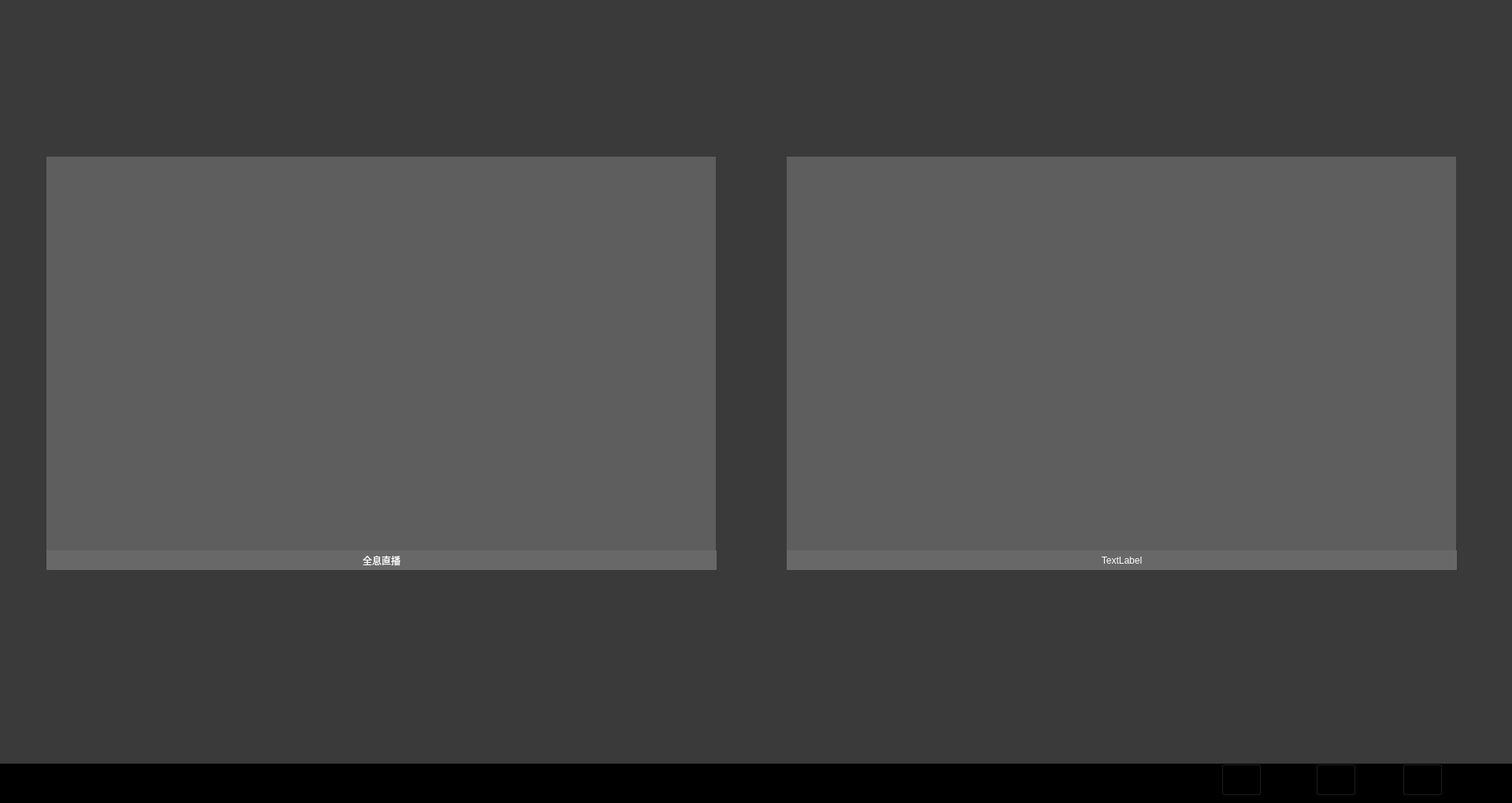
<?xml version="1.0" encoding="UTF-8"?>
<ui version="4.0">
 <class>MainWindow</class>
 <widget class="QMainWindow" name="MainWindow">
  <property name="geometry">
   <rect>
    <x>0</x>
    <y>0</y>
    <width>1920</width>
    <height>1020</height>
   </rect>
  </property>
  <property name="sizePolicy">
   <sizepolicy hsizetype="Fixed" vsizetype="Fixed">
    <horstretch>0</horstretch>
    <verstretch>0</verstretch>
   </sizepolicy>
  </property>
  <property name="windowTitle">
   <string>MainWindow</string>
  </property>
  <property name="styleSheet">
   <string notr="true">background-color: rgb(0, 0, 0);</string>
  </property>
  <widget class="QWidget" name="centralwidget">
   <property name="sizePolicy">
    <sizepolicy hsizetype="Fixed" vsizetype="Fixed">
     <horstretch>0</horstretch>
     <verstretch>0</verstretch>
    </sizepolicy>
   </property>
   <property name="styleSheet">
    <string notr="true">background-color: rgb(0, 0, 0);</string>
   </property>
   <widget class="QStackedWidget" name="stackedWidget">
    <property name="geometry">
     <rect>
      <x>0</x>
      <y>0</y>
      <width>1920</width>
      <height>970</height>
     </rect>
    </property>
    <property name="sizePolicy">
     <sizepolicy hsizetype="Fixed" vsizetype="Fixed">
      <horstretch>0</horstretch>
      <verstretch>0</verstretch>
     </sizepolicy>
    </property>
    <property name="styleSheet">
     <string notr="true">background-color: rgb(58, 58, 58);</string>
    </property>
    <property name="currentIndex">
     <number>2</number>
    </property>
    <widget class="QWidget" name="page">
     <property name="sizePolicy">
      <sizepolicy hsizetype="Fixed" vsizetype="Fixed">
       <horstretch>0</horstretch>
       <verstretch>0</verstretch>
      </sizepolicy>
     </property>
     <widget class="QWidget" name="widget_4" native="true">
      <property name="enabled">
       <bool>true</bool>
      </property>
      <property name="geometry">
       <rect>
        <x>0</x>
        <y>0</y>
        <width>1920</width>
        <height>970</height>
       </rect>
      </property>
      <property name="sizePolicy">
       <sizepolicy hsizetype="Fixed" vsizetype="Fixed">
        <horstretch>0</horstretch>
        <verstretch>0</verstretch>
       </sizepolicy>
      </property>
      <property name="styleSheet">
       <string notr="true">background-color: rgb(58, 58, 58);</string>
      </property>
      <widget class="MyLabel" name="label_Six1">
       <property name="geometry">
        <rect>
         <x>10</x>
         <y>10</y>
         <width>627</width>
         <height>440</height>
        </rect>
       </property>
       <property name="styleSheet">
        <string notr="true">background-color: rgb(94, 94, 94);</string>
       </property>
       <property name="text">
        <string/>
       </property>
      </widget>
      <widget class="QLabel" name="label_SixTittle1">
       <property name="geometry">
        <rect>
         <x>10</x>
         <y>450</y>
         <width>627</width>
         <height>30</height>
        </rect>
       </property>
       <property name="styleSheet">
        <string notr="true">QLabel{background-color: rgb(104, 104, 104);
color: rgb(255, 255, 255);
font: 14pt &quot;微软雅黑&quot;;
}</string>
       </property>
       <property name="text">
        <string>马丹1</string>
       </property>
       <property name="alignment">
        <set>Qt::AlignCenter</set>
       </property>
      </widget>
      <widget class="MyLabel" name="label_Six2">
       <property name="geometry">
        <rect>
         <x>647</x>
         <y>10</y>
         <width>627</width>
         <height>440</height>
        </rect>
       </property>
       <property name="styleSheet">
        <string notr="true">background-color: rgb(94, 94, 94);</string>
       </property>
       <property name="text">
        <string/>
       </property>
      </widget>
      <widget class="QLabel" name="label_SixTittle2">
       <property name="geometry">
        <rect>
         <x>647</x>
         <y>450</y>
         <width>627</width>
         <height>30</height>
        </rect>
       </property>
       <property name="styleSheet">
        <string notr="true">QLabel{background-color: rgb(104, 104, 104);
color: rgb(255, 255, 255);
font: 14pt &quot;微软雅黑&quot;;
}</string>
       </property>
       <property name="text">
        <string>三沙1</string>
       </property>
       <property name="alignment">
        <set>Qt::AlignCenter</set>
       </property>
      </widget>
      <widget class="MyLabel" name="label_Six3">
       <property name="geometry">
        <rect>
         <x>1284</x>
         <y>10</y>
         <width>627</width>
         <height>440</height>
        </rect>
       </property>
       <property name="styleSheet">
        <string notr="true">background-color: rgb(94, 94, 94);</string>
       </property>
       <property name="text">
        <string/>
       </property>
      </widget>
      <widget class="QLabel" name="label_SixTittle3">
       <property name="geometry">
        <rect>
         <x>1284</x>
         <y>450</y>
         <width>627</width>
         <height>30</height>
        </rect>
       </property>
       <property name="styleSheet">
        <string notr="true">QLabel{background-color: rgb(104, 104, 104);
color: rgb(255, 255, 255);
font: 14pt &quot;微软雅黑&quot;;
}</string>
       </property>
       <property name="text">
        <string>九小1</string>
       </property>
       <property name="alignment">
        <set>Qt::AlignCenter</set>
       </property>
      </widget>
      <widget class="MyLabel" name="label_Six4">
       <property name="geometry">
        <rect>
         <x>10</x>
         <y>490</y>
         <width>627</width>
         <height>440</height>
        </rect>
       </property>
       <property name="styleSheet">
        <string notr="true">background-color: rgb(94, 94, 94);</string>
       </property>
       <property name="text">
        <string/>
       </property>
      </widget>
      <widget class="QLabel" name="label_SixTittle6">
       <property name="geometry">
        <rect>
         <x>1284</x>
         <y>930</y>
         <width>627</width>
         <height>30</height>
        </rect>
       </property>
       <property name="styleSheet">
        <string notr="true">QLabel{background-color: rgb(104, 104, 104);
color: rgb(255, 255, 255);
font: 14pt &quot;微软雅黑&quot;;
}</string>
       </property>
       <property name="text">
        <string>九小2</string>
       </property>
       <property name="alignment">
        <set>Qt::AlignCenter</set>
       </property>
      </widget>
      <widget class="MyLabel" name="label_Six5">
       <property name="geometry">
        <rect>
         <x>647</x>
         <y>490</y>
         <width>627</width>
         <height>440</height>
        </rect>
       </property>
       <property name="styleSheet">
        <string notr="true">background-color: rgb(94, 94, 94);</string>
       </property>
       <property name="text">
        <string/>
       </property>
      </widget>
      <widget class="QLabel" name="label_SixTittle4">
       <property name="geometry">
        <rect>
         <x>10</x>
         <y>930</y>
         <width>627</width>
         <height>30</height>
        </rect>
       </property>
       <property name="styleSheet">
        <string notr="true">QLabel{background-color: rgb(104, 104, 104);
color: rgb(255, 255, 255);
font: 14pt &quot;微软雅黑&quot;;
}</string>
       </property>
       <property name="text">
        <string>马丹2</string>
       </property>
       <property name="alignment">
        <set>Qt::AlignCenter</set>
       </property>
      </widget>
      <widget class="MyLabel" name="label_Six6">
       <property name="geometry">
        <rect>
         <x>1284</x>
         <y>490</y>
         <width>627</width>
         <height>440</height>
        </rect>
       </property>
       <property name="styleSheet">
        <string notr="true">background-color: rgb(94, 94, 94);</string>
       </property>
       <property name="text">
        <string/>
       </property>
      </widget>
      <widget class="QLabel" name="label_SixTittle5">
       <property name="geometry">
        <rect>
         <x>647</x>
         <y>930</y>
         <width>627</width>
         <height>30</height>
        </rect>
       </property>
       <property name="styleSheet">
        <string notr="true">QLabel{background-color: rgb(104, 104, 104);
color: rgb(255, 255, 255);
font: 14pt &quot;微软雅黑&quot;;
}</string>
       </property>
       <property name="text">
        <string>三沙2</string>
       </property>
       <property name="alignment">
        <set>Qt::AlignCenter</set>
       </property>
      </widget>
      <zorder>label_SixTittle3</zorder>
      <zorder>label_SixTittle6</zorder>
      <zorder>label_SixTittle5</zorder>
      <zorder>label_SixTittle4</zorder>
      <zorder>label_SixTittle1</zorder>
      <zorder>label_SixTittle2</zorder>
      <zorder>label_Six3</zorder>
      <zorder>label_Six6</zorder>
      <zorder>label_Six5</zorder>
      <zorder>label_Six2</zorder>
      <zorder>label_Six1</zorder>
      <zorder>label_Six4</zorder>
     </widget>
    </widget>
    <widget class="QWidget" name="page_2">
     <property name="sizePolicy">
      <sizepolicy hsizetype="Fixed" vsizetype="Fixed">
       <horstretch>0</horstretch>
       <verstretch>0</verstretch>
      </sizepolicy>
     </property>
     <layout class="QVBoxLayout" name="verticalLayout_2">
      <property name="spacing">
       <number>0</number>
      </property>
      <property name="leftMargin">
       <number>0</number>
      </property>
      <property name="topMargin">
       <number>0</number>
      </property>
      <property name="rightMargin">
       <number>0</number>
      </property>
      <property name="bottomMargin">
       <number>0</number>
      </property>
      <item>
       <widget class="QWidget" name="widget_5" native="true">
        <property name="styleSheet">
         <string notr="true">background-color: rgb(58, 58, 58);</string>
        </property>
        <widget class="MyLabel" name="label_Four1">
         <property name="geometry">
          <rect>
           <x>100</x>
           <y>50</y>
           <width>835</width>
           <height>410</height>
          </rect>
         </property>
         <property name="styleSheet">
          <string notr="true">background-color: rgb(94, 94, 94);</string>
         </property>
         <property name="text">
          <string/>
         </property>
        </widget>
        <widget class="QLabel" name="label_FourTittle1">
         <property name="geometry">
          <rect>
           <x>100</x>
           <y>460</y>
           <width>835</width>
           <height>30</height>
          </rect>
         </property>
         <property name="styleSheet">
          <string notr="true">QLabel{background-color: rgb(104, 104, 104);
color: rgb(255, 255, 255);
font: 14pt &quot;微软雅黑&quot;;
}</string>
         </property>
         <property name="text">
          <string>TextLabel</string>
         </property>
         <property name="alignment">
          <set>Qt::AlignCenter</set>
         </property>
        </widget>
        <widget class="MyLabel" name="label_Four2">
         <property name="geometry">
          <rect>
           <x>985</x>
           <y>50</y>
           <width>835</width>
           <height>410</height>
          </rect>
         </property>
         <property name="styleSheet">
          <string notr="true">background-color: rgb(94, 94, 94);</string>
         </property>
         <property name="text">
          <string/>
         </property>
        </widget>
        <widget class="QLabel" name="label_FourTittle2">
         <property name="geometry">
          <rect>
           <x>985</x>
           <y>460</y>
           <width>835</width>
           <height>30</height>
          </rect>
         </property>
         <property name="styleSheet">
          <string notr="true">QLabel{background-color: rgb(104, 104, 104);
color: rgb(255, 255, 255);
font: 14pt &quot;微软雅黑&quot;;
}</string>
         </property>
         <property name="text">
          <string>TextLabel</string>
         </property>
         <property name="alignment">
          <set>Qt::AlignCenter</set>
         </property>
        </widget>
        <widget class="QLabel" name="label_FourTittle3">
         <property name="geometry">
          <rect>
           <x>100</x>
           <y>920</y>
           <width>835</width>
           <height>30</height>
          </rect>
         </property>
         <property name="styleSheet">
          <string notr="true">QLabel{background-color: rgb(104, 104, 104);
color: rgb(255, 255, 255);
font: 14pt &quot;微软雅黑&quot;;
}</string>
         </property>
         <property name="text">
          <string>TextLabel</string>
         </property>
         <property name="alignment">
          <set>Qt::AlignCenter</set>
         </property>
        </widget>
        <widget class="MyLabel" name="label_Four3">
         <property name="geometry">
          <rect>
           <x>100</x>
           <y>510</y>
           <width>835</width>
           <height>410</height>
          </rect>
         </property>
         <property name="styleSheet">
          <string notr="true">background-color: rgb(94, 94, 94);</string>
         </property>
         <property name="text">
          <string/>
         </property>
        </widget>
        <widget class="MyLabel" name="label_Four4">
         <property name="geometry">
          <rect>
           <x>985</x>
           <y>510</y>
           <width>835</width>
           <height>410</height>
          </rect>
         </property>
         <property name="styleSheet">
          <string notr="true">background-color: rgb(94, 94, 94);</string>
         </property>
         <property name="text">
          <string/>
         </property>
        </widget>
        <widget class="QLabel" name="label_FourTittle4">
         <property name="geometry">
          <rect>
           <x>985</x>
           <y>920</y>
           <width>835</width>
           <height>30</height>
          </rect>
         </property>
         <property name="styleSheet">
          <string notr="true">QLabel{background-color: rgb(104, 104, 104);
color: rgb(255, 255, 255);
font: 14pt &quot;微软雅黑&quot;;
}</string>
         </property>
         <property name="text">
          <string>TextLabel</string>
         </property>
         <property name="alignment">
          <set>Qt::AlignCenter</set>
         </property>
        </widget>
        <zorder>label_FourTittle4</zorder>
        <zorder>label_FourTittle3</zorder>
        <zorder>label_FourTittle2</zorder>
        <zorder>label_FourTittle1</zorder>
        <zorder>label_Four1</zorder>
        <zorder>label_Four2</zorder>
        <zorder>label_Four3</zorder>
        <zorder>label_Four4</zorder>
       </widget>
      </item>
     </layout>
    </widget>
    <widget class="QWidget" name="page_3">
     <property name="sizePolicy">
      <sizepolicy hsizetype="Fixed" vsizetype="Fixed">
       <horstretch>0</horstretch>
       <verstretch>0</verstretch>
      </sizepolicy>
     </property>
     <layout class="QGridLayout" name="gridLayout">
      <item row="0" column="0">
       <widget class="QWidget" name="widget_6" native="true">
        <property name="styleSheet">
         <string notr="true">background-color: rgb(58, 58, 58);</string>
        </property>
        <widget class="MyLabel" name="label_Two1">
         <property name="geometry">
          <rect>
           <x>50</x>
           <y>190</y>
           <width>850</width>
           <height>500</height>
          </rect>
         </property>
         <property name="styleSheet">
          <string notr="true">background-color: rgb(94, 94, 94);</string>
         </property>
         <property name="text">
          <string/>
         </property>
        </widget>
        <widget class="QLabel" name="label_TwoTittle1">
         <property name="geometry">
          <rect>
           <x>50</x>
           <y>690</y>
           <width>851</width>
           <height>25</height>
          </rect>
         </property>
         <property name="layoutDirection">
          <enum>Qt::LeftToRight</enum>
         </property>
         <property name="styleSheet">
          <string notr="true">QLabel{background-color: rgb(104, 104, 104);
color: rgb(255, 255, 255);
font: 14pt &quot;微软雅黑&quot;;
}</string>
         </property>
         <property name="text">
          <string>全息直播</string>
         </property>
         <property name="alignment">
          <set>Qt::AlignCenter</set>
         </property>
        </widget>
        <widget class="MyLabel" name="label_Two2">
         <property name="geometry">
          <rect>
           <x>990</x>
           <y>190</y>
           <width>850</width>
           <height>500</height>
          </rect>
         </property>
         <property name="styleSheet">
          <string notr="true">background-color: rgb(94, 94, 94);</string>
         </property>
         <property name="text">
          <string/>
         </property>
        </widget>
        <widget class="QLabel" name="label_TwoTittle2">
         <property name="geometry">
          <rect>
           <x>990</x>
           <y>690</y>
           <width>851</width>
           <height>25</height>
          </rect>
         </property>
         <property name="styleSheet">
          <string notr="true">QLabel{background-color: rgb(104, 104, 104);
color: rgb(255, 255, 255);
font: 14pt &quot;微软雅黑&quot;;
}</string>
         </property>
         <property name="text">
          <string>TextLabel</string>
         </property>
         <property name="alignment">
          <set>Qt::AlignCenter</set>
         </property>
        </widget>
        <zorder>label_TwoTittle2</zorder>
        <zorder>label_TwoTittle1</zorder>
        <zorder>label_Two1</zorder>
        <zorder>label_Two2</zorder>
       </widget>
      </item>
     </layout>
    </widget>
    <widget class="QWidget" name="page_4">
     <widget class="BlowUpLabel" name="label">
      <property name="geometry">
       <rect>
        <x>0</x>
        <y>0</y>
        <width>1920</width>
        <height>940</height>
       </rect>
      </property>
      <property name="styleSheet">
       <string notr="true">background-color: rgb(58, 58, 58);</string>
      </property>
      <property name="text">
       <string/>
      </property>
     </widget>
     <widget class="QLabel" name="label_Tittle">
      <property name="geometry">
       <rect>
        <x>0</x>
        <y>940</y>
        <width>1920</width>
        <height>30</height>
       </rect>
      </property>
      <property name="styleSheet">
       <string notr="true">background-color: rgb(58, 58, 58);</string>
      </property>
      <property name="text">
       <string/>
      </property>
      <property name="alignment">
       <set>Qt::AlignCenter</set>
      </property>
     </widget>
    </widget>
   </widget>
   <widget class="QFrame" name="frame">
    <property name="geometry">
     <rect>
      <x>1</x>
      <y>970</y>
      <width>1921</width>
      <height>41</height>
     </rect>
    </property>
    <property name="sizePolicy">
     <sizepolicy hsizetype="Fixed" vsizetype="Fixed">
      <horstretch>0</horstretch>
      <verstretch>0</verstretch>
     </sizepolicy>
    </property>
    <property name="styleSheet">
     <string notr="true">background-color: rgb(0, 0, 0);</string>
    </property>
    <property name="frameShape">
     <enum>QFrame::StyledPanel</enum>
    </property>
    <property name="frameShadow">
     <enum>QFrame::Raised</enum>
    </property>
    <widget class="QFrame" name="frame_btn">
     <property name="geometry">
      <rect>
       <x>1550</x>
       <y>0</y>
       <width>351</width>
       <height>43</height>
      </rect>
     </property>
     <property name="frameShape">
      <enum>QFrame::StyledPanel</enum>
     </property>
     <property name="frameShadow">
      <enum>QFrame::Raised</enum>
     </property>
     <widget class="QPushButton" name="btn_twoPalaces">
      <property name="geometry">
       <rect>
        <x>0</x>
        <y>0</y>
        <width>51</width>
        <height>41</height>
       </rect>
      </property>
      <property name="styleSheet">
       <string notr="true">QPushButton{border-image: url(:/Image/TwoPalacesUp.png);}
QPushButton::pressed
{
	border-image: url(:/Image/TwoPalacesDown.png);
}</string>
      </property>
      <property name="text">
       <string/>
      </property>
      <property name="default">
       <bool>false</bool>
      </property>
      <property name="flat">
       <bool>false</bool>
      </property>
     </widget>
     <widget class="QPushButton" name="btn_fourPalaces">
      <property name="geometry">
       <rect>
        <x>120</x>
        <y>0</y>
        <width>51</width>
        <height>41</height>
       </rect>
      </property>
      <property name="styleSheet">
       <string notr="true">QPushButton{border-image: url(:/Image/FourPalacesUp.png);}
QPushButton::pressed{
border-image: url(:/Image/FourPalacesDown.png);}</string>
      </property>
      <property name="text">
       <string/>
      </property>
     </widget>
     <widget class="QPushButton" name="btn_sixPalaces">
      <property name="geometry">
       <rect>
        <x>230</x>
        <y>0</y>
        <width>51</width>
        <height>41</height>
       </rect>
      </property>
      <property name="styleSheet">
       <string notr="true">QPushButton{border-image: url(:/Image/SixPalacesUp.png);}
QPushButton::pressed{
	border-image: url(:/Image/SixPalacesDown.png);
}</string>
      </property>
      <property name="text">
       <string/>
      </property>
     </widget>
    </widget>
   </widget>
  </widget>
 </widget>
 <customwidgets>
  <customwidget>
   <class>MyLabel</class>
   <extends>QLabel</extends>
   <header location="global">mylabel.h</header>
  </customwidget>
  <customwidget>
   <class>BlowUpLabel</class>
   <extends>QLabel</extends>
   <header location="global">blowuplabel.h</header>
  </customwidget>
 </customwidgets>
 <resources/>
 <connections/>
</ui>
